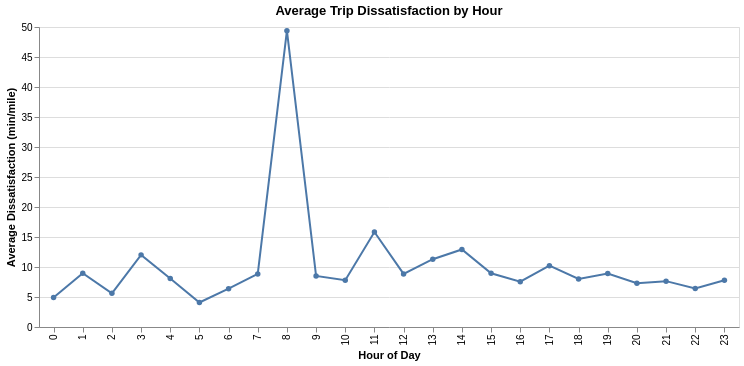

The Vega-Lite source for this figure:
### Vega-Lite specification from a JSON file in a GitHub repository (floating-point values rounded to 4 significant figures)
{"config": {"view": {"continuousWidth": 300, "continuousHeight": 300}}, "data": {"name": "data-15e9025f8b2d52065ad0f9932fc70578"}, "mark": {"type": "line", "point": true}, "encoding": {"tooltip": [{"field": "pickup_hour", "title": "Hour", "type": "ordinal"}, {"field": "average_dissatisfaction", "format": ".2f", "title": "Average Dissatisfaction", "type": "quantitative"}], "x": {"field": "pickup_hour", "sort": [0, 1, 2, 3, 4, 5, 6, 7, 8, 9, 10, 11, 12, 13, 14, 15, 16, 17, 18, 19, 20, 21, 22, 23], "title": "Hour of Day", "type": "ordinal"}, "y": {"field": "average_dissatisfaction", "title": "Average Dissatisfaction (min/mile)", "type": "quantitative"}}, "height": 300, "title": "Average Trip Dissatisfaction by Hour", "width": 700, "$schema": "https://vega.github.io/schema/vega-lite/v6.4.1.json", "datasets": {"data-15e9025f8b2d52065ad0f9932fc70578": [{"pickup_hour": 0, "average_dissatisfaction": 4.92}, {"pickup_hour": 1, "average_dissatisfaction": 8.95}, {"pickup_hour": 2, "average_dissatisfaction": 5.609}, {"pickup_hour": 3, "average_dissatisfaction": 12.02}, {"pickup_hour": 4, "average_dissatisfaction": 8.093}, {"pickup_hour": 5, "average_dissatisfaction": 4.088}, {"pickup_hour": 6, "average_dissatisfaction": 6.391}, {"pickup_hour": 7, "average_dissatisfaction": 8.843}, {"pickup_hour": 8, "average_dissatisfaction": 49.38}, {"pickup_hour": 9, "average_dissatisfaction": 8.514}, {"pickup_hour": 10, "average_dissatisfaction": 7.793}, {"pickup_hour": 11, "average_dissatisfaction": 15.83}, {"pickup_hour": 12, "average_dissatisfaction": 8.851}, {"pickup_hour": 13, "average_dissatisfaction": 11.3}, {"pickup_hour": 14, "average_dissatisfaction": 12.92}, {"pickup_hour": 15, "average_dissatisfaction": 8.946}, {"pickup_hour": 16, "average_dissatisfaction": 7.55}, {"pickup_hour": 17, "average_dissatisfaction": 10.22}, {"pickup_hour": 18, "average_dissatisfaction": 8.001}, {"pickup_hour": 19, "average_dissatisfaction": 8.923}, {"pickup_hour": 20, "average_dissatisfaction": 7.283}, {"pickup_hour": 21, "average_dissatisfaction": 7.642}, {"pickup_hour": 22, "average_dissatisfaction": 6.429}, {"pickup_hour": 23, "average_dissatisfaction": 7.786}]}}
